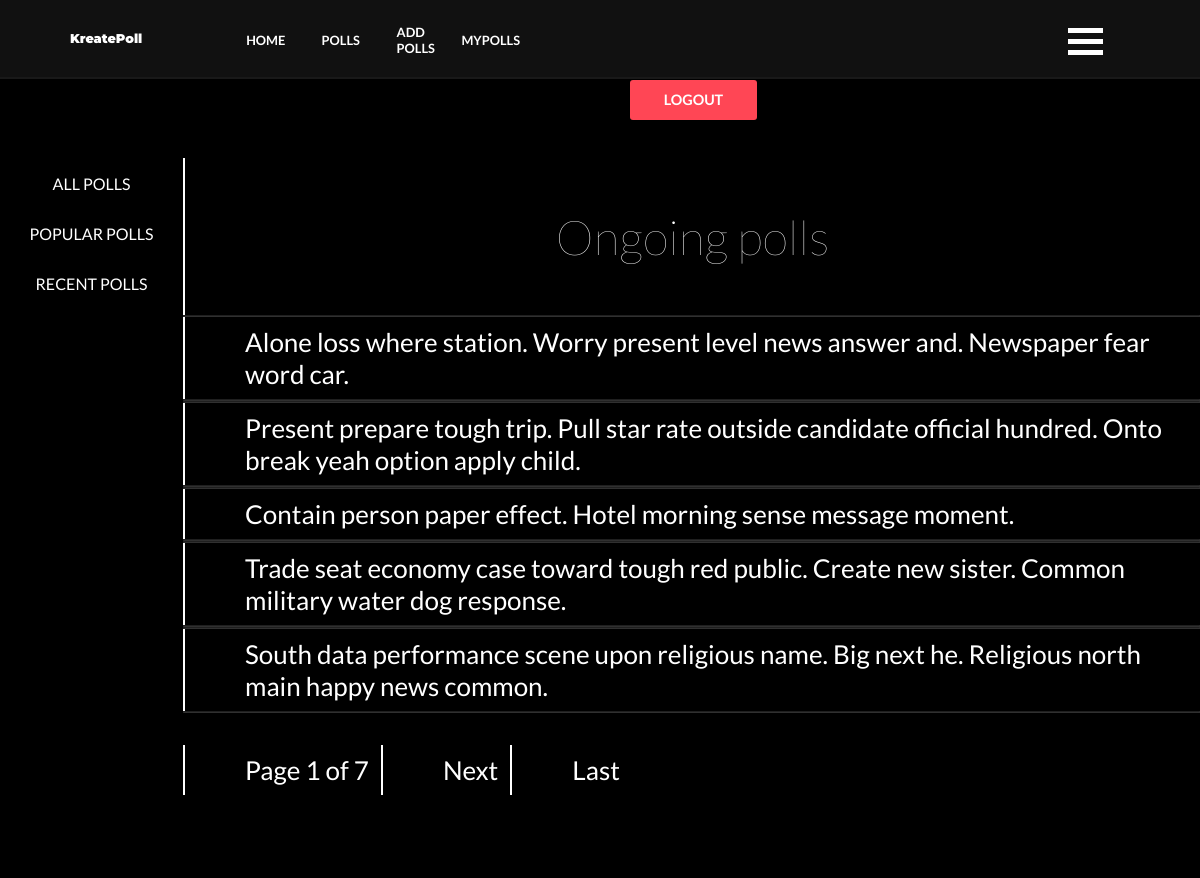
Page /polls/list/ (signed in) on the committed database.
### polls/models.py (models this page shows, shortened)
class Poll(models.Model):
    owner = models.ForeignKey(User, on_delete=models.CASCADE, default=1)
    text = models.CharField(max_length=255)
    pub_date = models.DateField()
    def __str__(self):
        return self.text

### polls/views.py (the view)
# urls.py: path('list/', views.polls_list, name="list"),
@login_required
def polls_list(request):
    polls = Poll.objects.all()
    search_term=''
    if 'pub_date' in request.GET:
        polls = polls.order_by('-pub_date')
    if 'num_votes' in request.GET:
        polls = polls.annotate(Count('vote')).order_by('-vote__count')
    if 'search' in request.GET:
        search_term = request.GET['search']
        polls = polls.filter(text__icontains=search_term)
    paginator = Paginator(polls, 5)
    page = request.GET.get('page')
    polls = paginator.get_page(page)
    get_dict_copy = request.GET.copy()
    params = get_dict_copy.pop('page', True) and get_dict_copy.urlencode()
    context = {'polls': polls, 'params': params, 'search_term': search_term}
    return render(request, 'polls/polls_list.html', context)

### polls/templates/polls/polls_list.html (shortened to what this page needs)
{% extends 'base.html' %}
{% load static %}
{% block custom_css %}
<link rel="stylesheet" href="{% static 'css/polls.css' %}">
{% endblock %}
{% block content %}
{% include '../includes/navbar.html' %}
    <div class="headerSpace">
    </div>
    <section class="section--Main">
        <div class="navigation">
          <a
          href="{% url 'polls:list' %}">
          <button class="nav--popularpolls">ALL POLLS</button>
        </a>
        <a
          href="?num_votes=True">
          <button class="nav--popularpolls">POPULAR POLLS</button>
        </a>
        <a
       href="?pub_date=True">
       <button class="nav--popularpolls">RECENT POLLS</button>
     </a>
        </div>
        <div class="section--container">
            <div class="section--head">
                <h1>Ongoing polls</h1>
            </div>
            <div class="content--polls">
                <ul>
                    {% for poll in polls %}
                    <hr>
                    <li class="list-group-item">
                      <a href="{% url 'polls:detail' poll.id %}">{{ poll }}</a>
                    </li>
                    <hr>
                    {% endfor %}
                </ul>
                <div aria-label="..." class="pagination">
                  <ul class="pagination">
                    <li class="page-item current">
                      Page {{ polls.number }} of {{ polls.paginator.num_pages }}
                    </li>
                    {% if polls.has_next %}
                    <li class="page-item disabled">
                      <a class="page-link" href="?page={{ polls.next_page_number }}&{{params}}" tabindex="-1">Next</a>
                    </li>
                    <li class="page-item disabled">
                      <a class="page-link" href="?page={{ polls.paginator.num_pages }}&{{params}}" tabindex="-1">Last</a>
                    </li>
                    {% endif %}
                  </ul>
                </div>
            </div>
        </div>
    </section>
    {% endblock %}

### polls/static/css/polls.css (style rules this page uses)
div.pagination { padding: 2rem 0; }
div.pagination ul.pagination li { display: inline-block; background-color: black; color: white; }
.headerSpace { height: 79px; width: 100%; }
.section--Main { display: flex; flex-direction: row; align-items: center; height: 90vh; }
section h1 { font-weight: 200; padding-bottom: 50px; padding-top: 50px; color: white; font-size: 3rem; }
.section--container { display: flex; height: inherit; width: 100%; flex-direction: column; align-items: center; }
.navigation { display: flex; flex-direction: column; width: 18%; height: inherit; background-color: rgb(0, 0, 0); }
.nav--popularpolls { position: relative; height: 50px; width: 100%; text-decoration: none; border: none; cursor: pointer; background-color:black; color: white; font-size: 1rem; outline: none; transition: all 300ms; }
.section--head { display: flex; justify-content: center; width: 100%; border-left: 2px solid white; }
.content--polls { height: auto; width: 100%; }
li { border-left: 2px solid white; color: white; list-style: none; padding: 9px; padding-left: 60px; font-size: 26px; }
a { text-decoration: none; color: white; }
hr { opacity: 0.2; padding: 0; }
* { margin: 0; padding: 0; box-sizing: border-box; font-family: "Lato", sans-serif; }
body { background-color: rgb(0, 0, 0); }

### static/css/include/nav.css (style rules this page uses)
* { margin: 0; padding: 0; box-sizing: border-box; font-family: "Lato", sans-serif; }
body { background-color: rgb(0, 0, 0); }

### rows in the picture
Poll: text "Alone loss where station. Worry present level news answer and. Newspaper fear word car."
Poll: text "Present prepare tough trip. Pull star rate outside candidate official hundred. Onto break yeah option apply child."
Poll: text "Contain person paper effect. Hotel morning sense message moment."
Poll: text "Trade seat economy case toward tough red public. Create new sister. Common military water dog response."
Poll: text "South data performance scene upon religious name. Big next he. Religious north main happy news common."

### other values in the picture
{{ polls.number }} "1"
{{ polls.paginator.num_pages }} "7"
